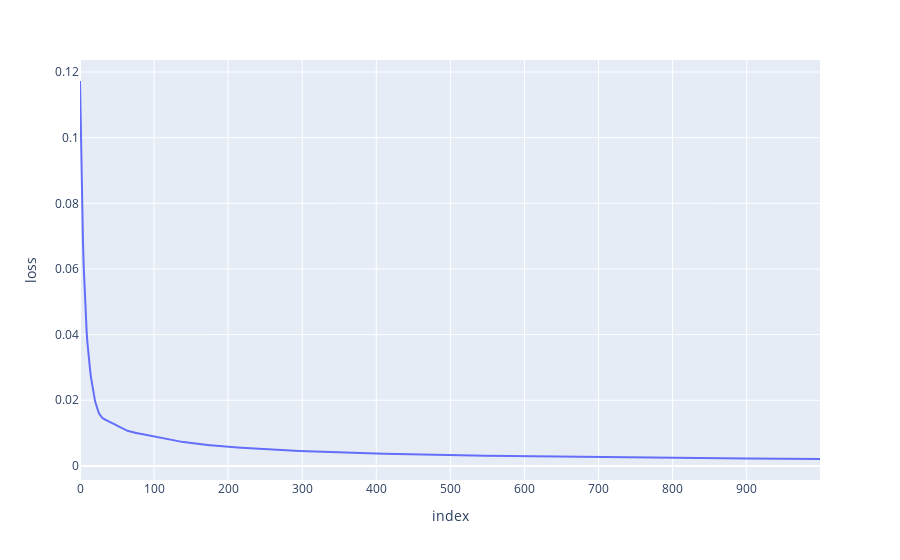
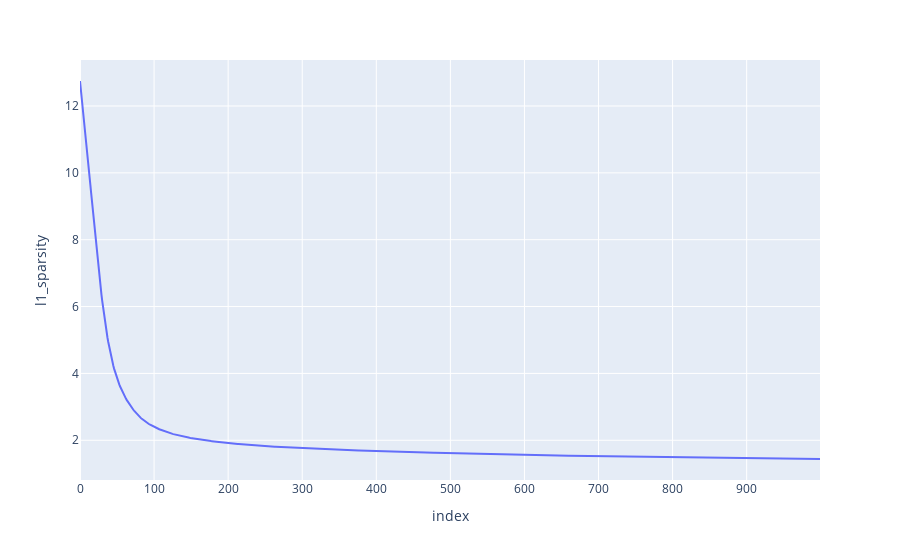
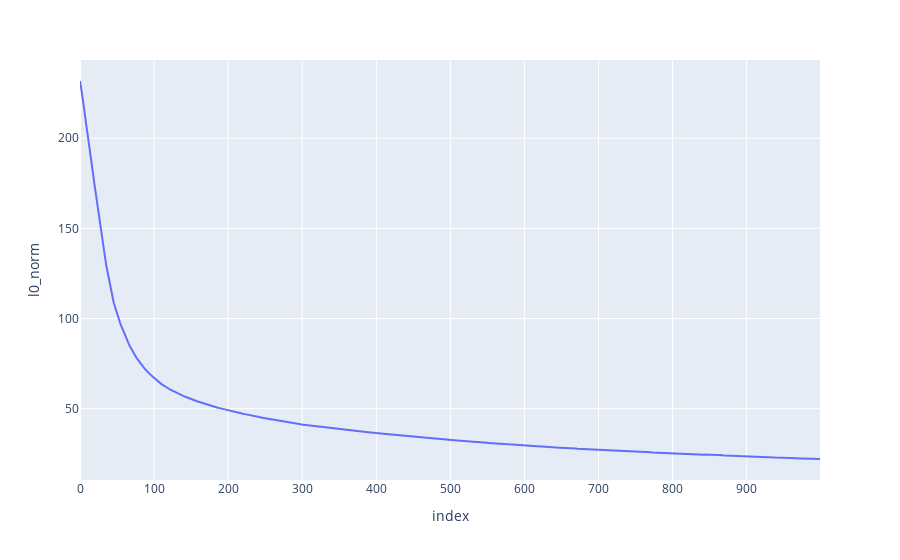

Notebook cell for these charts, in order:
### Code cell
# %%
sae.plot_losses()

### Figure 1 — Plotly figure (JSON) as saved in the notebook; plotly's stock layout.template omitted (floating-point values rounded to 4 significant figures; data arrays with more than 128 entries replaced by an {"elided": "..."} marker saying what was removed)
{"data": [{"hovertemplate": "index=%{x}<br>loss=%{y}<extra></extra>", "legendgroup": "", "line": {"color": "#636efa", "dash": "solid"}, "marker": {"symbol": "circle"}, "mode": "lines", "name": "", "orientation": "v", "showlegend": false, "type": "scatter", "x": {"elided": "1000 int values"}, "xaxis": "x", "y": {"elided": "1000 float values"}, "yaxis": "y"}], "layout": {"legend": {"tracegroupgap": 0}, "margin": {"t": 60}, "xaxis": {"anchor": "y", "domain": [0, 1], "title": {"text": "index"}}, "yaxis": {"anchor": "x", "domain": [0, 1], "title": {"text": "loss"}}}}

### Figure 2 — Plotly figure (JSON) as saved in the notebook; plotly's stock layout.template omitted (floating-point values rounded to 4 significant figures; data arrays with more than 128 entries replaced by an {"elided": "..."} marker saying what was removed)
{"data": [{"hovertemplate": "index=%{x}<br>l1_sparsity=%{y}<extra></extra>", "legendgroup": "", "line": {"color": "#636efa", "dash": "solid"}, "marker": {"symbol": "circle"}, "mode": "lines", "name": "", "orientation": "v", "showlegend": false, "type": "scatter", "x": {"elided": "1000 int values"}, "xaxis": "x", "y": {"elided": "1000 float values"}, "yaxis": "y"}], "layout": {"legend": {"tracegroupgap": 0}, "margin": {"t": 60}, "xaxis": {"anchor": "y", "domain": [0, 1], "title": {"text": "index"}}, "yaxis": {"anchor": "x", "domain": [0, 1], "title": {"text": "l1_sparsity"}}}}

### Figure 3 — Plotly figure (JSON) as saved in the notebook; plotly's stock layout.template omitted (floating-point values rounded to 4 significant figures; data arrays with more than 128 entries replaced by an {"elided": "..."} marker saying what was removed)
{"data": [{"hovertemplate": "index=%{x}<br>l0_norm=%{y}<extra></extra>", "legendgroup": "", "line": {"color": "#636efa", "dash": "solid"}, "marker": {"symbol": "circle"}, "mode": "lines", "name": "", "orientation": "v", "showlegend": false, "type": "scatter", "x": {"elided": "1000 int values"}, "xaxis": "x", "y": {"elided": "1000 float values"}, "yaxis": "y"}], "layout": {"legend": {"tracegroupgap": 0}, "margin": {"t": 60}, "xaxis": {"anchor": "y", "domain": [0, 1], "title": {"text": "index"}}, "yaxis": {"anchor": "x", "domain": [0, 1], "title": {"text": "l0_norm"}}}}
